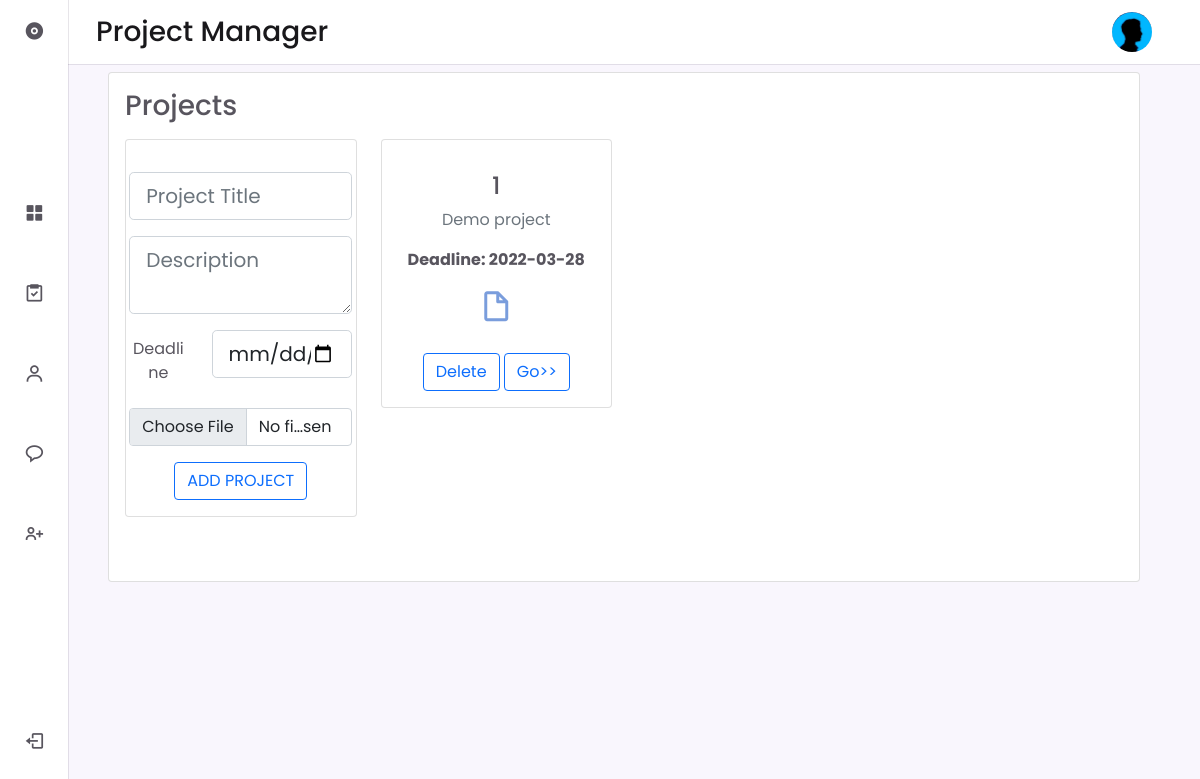
The app's page /project (signed in), older data.
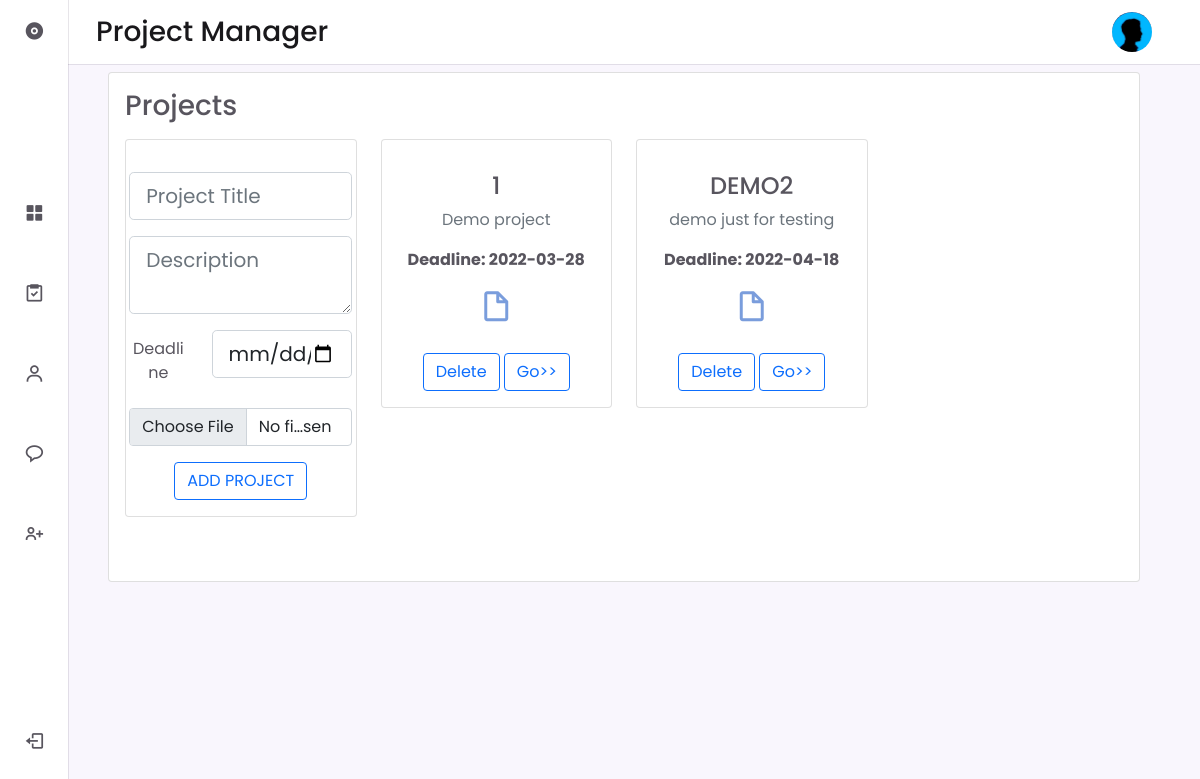
The same page, newer data.
### managment/models.py (models this page shows, shortened)
class Project(db.Model):
    id = db.Column(db.Integer, primary_key=True)
    title = db.Column(db.String(100), nullable=False)
    date_posted = db.Column(db.DateTime, nullable=False, default=datetime.utcnow)
    deadline = db.Column(db.DateTime)
    content = db.Column(db.Text, nullable=False)
    project_file = db.Column(db.String(20))
    user_id = db.Column(db.Integer, db.ForeignKey('user.id'), nullable=False)
    Tasks= db.relationship('Task', backref='parent',passive_deletes=True, lazy=True)

### managment/routes.py (the view, shortened to what this page needs)
@app.route("/project", methods=['GET', 'POST'])
@login_required
def project():
    projects = Project.query.filter(Project.user_id == current_user.id)
    form = ProjectForm()
    return render_template('project.html', form=form, projects=projects)

### managment/form.py
class ProjectForm(FlaskForm):
    title = StringField('Project Title', validators=[DataRequired()])
    content = TextAreaField('Description', validators=[DataRequired()])
    deadline = DateField('Deadline',validators=[DataRequired()])
    project_file = FileField('project file', validators=[DataRequired(),FileAllowed(['txt', 'pdf'])])
    submit = SubmitField('ADD PROJECT')

### managment/models.py (called while the page is built)
@login_manager.user_loader
def load_user(user_id):
    return User.query.get(int(user_id))

### managment/templates/project.html (shortened to what the changed rows need)
{% extends 'layout.html' %}
{% block body %}
<div class="container">
    <div class="card mb-3">
        <div class="card-body">
            <div class="row gutters-sm">
                {% for project in projects %}
                <div class="col-md-3 mb-5">
                    <div class="card">
                        <div class="card-body">
                            <div class="d-flex flex-column align-items-center text-center">
                                <div class="mt-3">
                                    <h4>{{project.title}}</h4>
                                    <p class="text-muted font-size-sm">{{ project.content }}</p>
                                    <p><b>Deadline: {{ project.deadline.strftime('%Y-%m-%d') }} </b></p>
                                    <div class="mt-3">
                                        <a href="{{url_for('static',filename='project_file/'+ project.project_file)}}"><i
                                                class='bx bx-file-blank bx-md'
                                                style='color:rgba(72,121,207,0.73)'></i></a>
                                    </div>
                                </div>
                                <div class="mt-4  gap-4">
                                    <form action="{{ url_for('delete_project', project_id=project.id) }}" method="POST">
                                        <button class="btn btn-outline-primary">Delete</button>
                                        <a class="btn btn-outline-primary" href="{{url_for('task', project_id=project.id)}}">Go>></a>
                                    </form>
                                </div>
                            </div>
                        </div>
                    </div>
                </div>
            {% endfor %}
        </div>
        </div>
    </div>
</div>
{% endblock body %}

Row changes from the older to the newer data that the page shows:
added Project: title "DEMO2", content "demo just for testing", deadline "2022-04-18"
